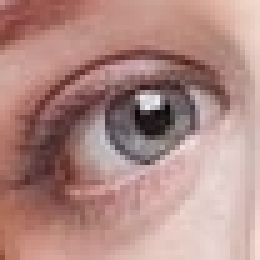
#> input picture data/images/femaleeyes/1057.jpg, 52 x 52 px (shown 5 times larger)
$ python -i image_processing.py   (imports and definitions only)
#> lines starting #> are read from the running program, lines starting #| are printed output that depends on the picture
from PIL import Image, ImageEnhance, ImageFilter
from src.utlis import BASE_DIR
import os

class ImagePreprocessor:
    def __init__(self, brightness=1.2, contrast=1.5, sharpness=1.0, denoise=True, to_grayscale=True):
        self.brightness = brightness
        self.contrast = contrast
        self.sharpness = sharpness
        self.denoise = denoise
        self.to_grayscale = to_grayscale
        self.BASE_DIR = BASE_DIR

    def preprocess(self, image_path):
#> called with image_path = '../../data/images/femaleeyes/1057.jpg'
        image = Image.open(image_path)
#> image is the input picture: PIL image 52x52 RGB; mean R, G, B 175.9, 137.9, 132.2

        image = ImageEnhance.Brightness(image).enhance(self.brightness)
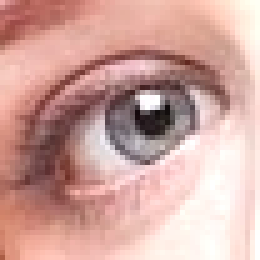
#> image: PIL image 52x52 RGB (shown 5 times larger); mean R, G, B 207.5, 165, 158.2
        image = ImageEnhance.Contrast(image).enhance(self.contrast)
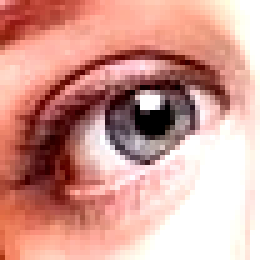
#> image: PIL image 52x52 RGB (shown 5 times larger); mean R, G, B 210.6, 156.1, 147.2
        image = ImageEnhance.Sharpness(image).enhance(self.sharpness)

        if self.denoise:
            image = image.filter(ImageFilter.GaussianBlur(radius=1))
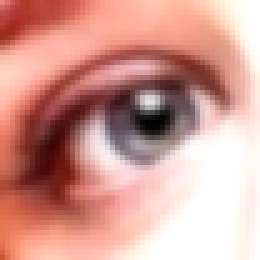
#> image: PIL image 52x52 RGB (shown 5 times larger); mean R, G, B 210.3, 155.6, 146.7

        if self.to_grayscale:
            image = image.convert('L')
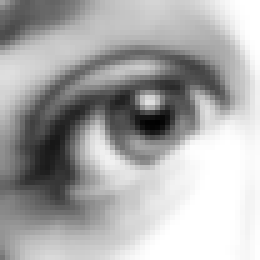
#> image: PIL image 52x52 L (shown 5 times larger); min 1, max 255, mean 171

        return image

>>> result = ImagePreprocessor().preprocess('../../data/images/femaleeyes/1057.jpg')

$ run again, on data/images/femaleeyes/1130.jpg
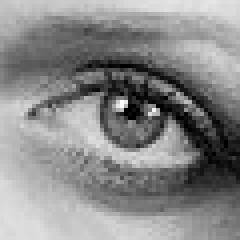
#> input picture data/images/femaleeyes/1130.jpg, 60 x 60 px (shown 4 times larger)
#> in preprocess, image is the input picture: PIL image 60x60 RGB; min 0, max 255, mean 137
#> in preprocess, `image = ImageEnhance.Brightness(image).enhance(self.brightness)`:
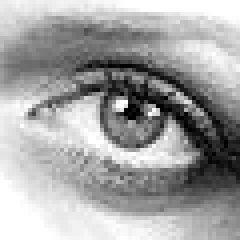
#> image: PIL image 60x60 RGB (shown 4 times larger); min 0, max 255, mean 163.5
#> in preprocess, `image = image.filter(ImageFilter.GaussianBlur(radius=1))`:
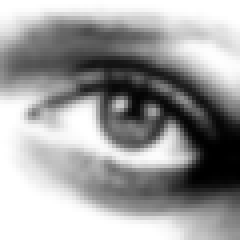
#> image: PIL image 60x60 RGB (shown 4 times larger); min 0, max 255, mean 159.9

$ run again, on data/images/femaleeyes/1146.jpg
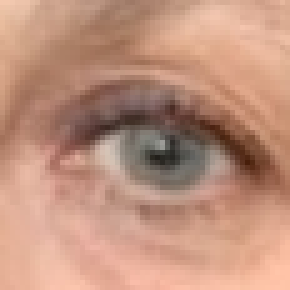
#> input picture data/images/femaleeyes/1146.jpg, 58 x 58 px (shown 5 times larger)
#> in preprocess, image is the input picture: PIL image 58x58 RGB; mean R, G, B 191, 145.5, 125
#> in preprocess, `image = image.filter(ImageFilter.GaussianBlur(radius=1))`:
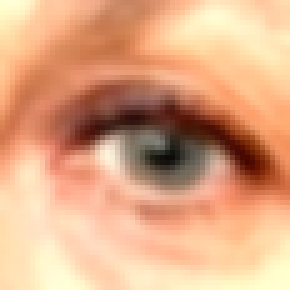
#> image: PIL image 58x58 RGB (shown 5 times larger); mean R, G, B 222.5, 167.8, 131.4
#> in preprocess, `image = image.convert('L')`:
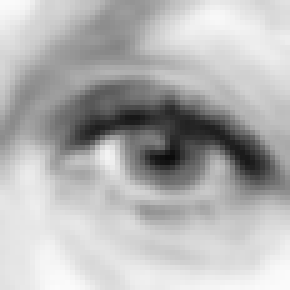
#> image: PIL image 58x58 L (shown 5 times larger); min 11, max 251, mean 180

$ run again, on data/images/femaleeyes/1268.jpg
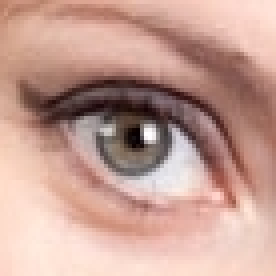
#> input picture data/images/femaleeyes/1268.jpg, 69 x 69 px (shown 4 times larger)
#> in preprocess, image is the input picture: PIL image 69x69 RGB; mean R, G, B 196.5, 158.1, 147.2
#> in preprocess, `image = image.filter(ImageFilter.GaussianBlur(radius=1))`:
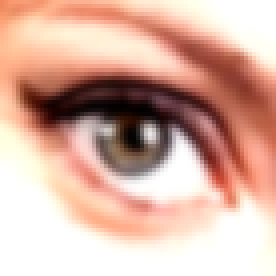
#> image: PIL image 69x69 RGB (shown 4 times larger); mean R, G, B 216.1, 177.2, 162.9
#> in preprocess, `image = image.convert('L')`:
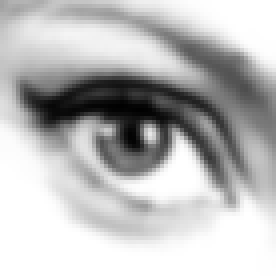
#> image: PIL image 69x69 L (shown 4 times larger); min 1, max 255, mean 187.2
